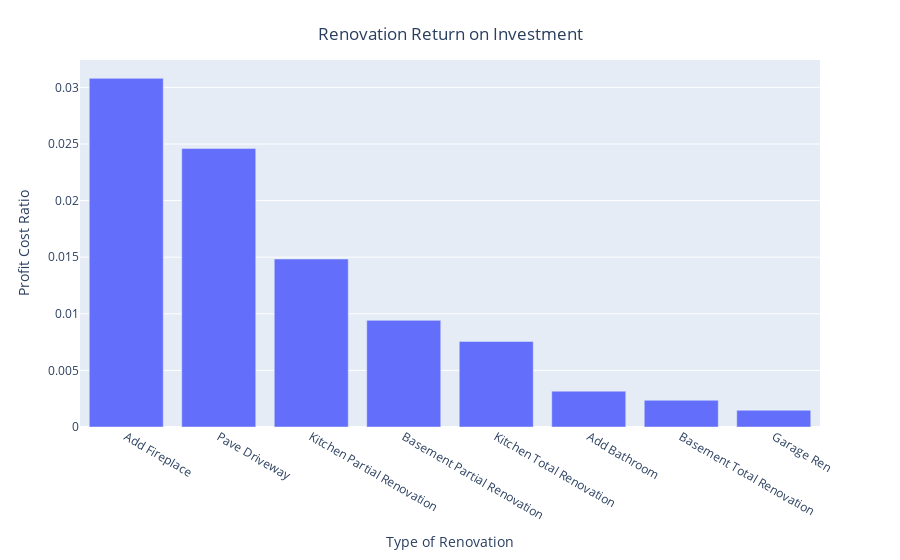

Here is the notebook cell this chart was saved with:
### Code cell
fig = px.bar(pc, x="Feature", y='ProfitCost',
            labels = {
                'Feature': 'Type of Renovation',
                'ProfitCost': 'Profit Cost Ratio'
            })

fig.update_layout(xaxis={'categoryorder':'array', 'categoryarray':['Add Fireplace','Pave Driveway',
                                                                   'Kitchen Partial Renovation',
                                                                   'Basement Partial Renovation',
                                                                   'Kitchen Total Renovation',
                                                                   'Add Bathroom','Basement Total Renovation']})
fig.update_layout(
    title={
        'text': "Renovation Return on Investment",
        'y':0.95,
        'x':0.5,
        'xanchor': 'center',
        'yanchor': 'top'})

fig.show()

### Figure 1 — Plotly figure (JSON) as saved in the notebook; plotly's stock layout.template omitted (floating-point values rounded to 4 significant figures)
{"data": [{"alignmentgroup": "True", "hovertemplate": "Type of Renovation=%{x}<br>Profit Cost Ratio=%{y}<extra></extra>", "legendgroup": "", "marker": {"color": "#636efa"}, "name": "", "offsetgroup": "", "orientation": "v", "showlegend": false, "textposition": "auto", "type": "bar", "x": ["Basement Total Renovation", "Basement Partial Renovation", "Kitchen Total Renovation", "Kitchen Partial Renovation", "Add Fireplace", "Garage Ren", "Pave Driveway", "Add Bathroom"], "xaxis": "x", "y": [0.002361, 0.009421, 0.007558, 0.01484, 0.0308, 0.001481, 0.0246, 0.003166], "yaxis": "y"}], "layout": {"barmode": "relative", "legend": {"tracegroupgap": 0}, "margin": {"t": 60}, "title": {"text": "Renovation Return on Investment", "x": 0.5, "xanchor": "center", "y": 0.95, "yanchor": "top"}, "xaxis": {"anchor": "y", "categoryarray": ["Add Fireplace", "Pave Driveway", "Kitchen Partial Renovation", "Basement Partial Renovation", "Kitchen Total Renovation", "Add Bathroom", "Basement Total Renovation"], "categoryorder": "array", "domain": [0, 1], "title": {"text": "Type of Renovation"}}, "yaxis": {"anchor": "x", "domain": [0, 1], "title": {"text": "Profit Cost Ratio"}}}}
